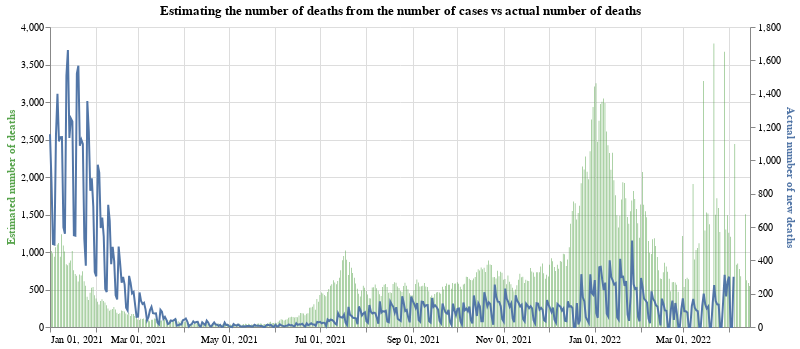

Write notebook code for a chart like this one.
### Code cell
#collapse
base = alt.Chart(full_eng_deaths.query("date >= '2021-01-01'")).encode(x=alt.X("yearmonthdate(date):T", axis=alt.Axis(title=None))).properties(width=700, title='Estimating the number of deaths from the number of cases vs actual number of deaths')

bars = base.mark_bar(color='#57A44C').encode(
    y=alt.Y("estimateDeathsFromCases:Q", axis=alt.Axis(title='Estimated number of deaths', titleColor='#57A44C')),
    tooltip="newCases:Q"
)

line = base.mark_line(stroke='#5276A7').encode(y=alt.Y("laggedNewDeaths:Q", axis=alt.Axis(title='Actual number of new deaths', titleColor='#5276A7')))

alt.layer(bars, line).resolve_scale(y='independent')

### Figure 1 — Vega-Lite specification as saved in the notebook (floating-point values rounded to 4 significant figures; data arrays with more than 128 entries replaced by an {"elided": "..."} marker saying what was removed)
{"config": {"view": {"continuousWidth": 400, "continuousHeight": 300}}, "layer": [{"mark": {"type": "bar", "color": "#57A44C"}, "encoding": {"tooltip": {"type": "quantitative", "field": "newCases"}, "x": {"type": "temporal", "axis": {"title": null}, "field": "date", "timeUnit": "yearmonthdate"}, "y": {"type": "quantitative", "axis": {"title": "Estimated number of deaths", "titleColor": "#57A44C"}, "field": "estimateDeathsFromCases"}}, "title": "Estimating the number of deaths from the number of cases vs actual number of deaths", "width": 700}, {"mark": {"type": "line", "stroke": "#5276A7"}, "encoding": {"x": {"type": "temporal", "axis": {"title": null}, "field": "date", "timeUnit": "yearmonthdate"}, "y": {"type": "quantitative", "axis": {"title": "Actual number of new deaths", "titleColor": "#5276A7"}, "field": "laggedNewDeaths"}}, "title": "Estimating the number of deaths from the number of cases vs actual number of deaths", "width": 700}], "data": {"name": "data-c34876455b96ad1f73534805bbfde67b"}, "resolve": {"scale": {"y": "independent"}}, "$schema": "https://vega.github.io/schema/vega-lite/v4.8.1.json", "datasets": {"data-c34876455b96ad1f73534805bbfde67b": {"elided": "469 records"}}}
